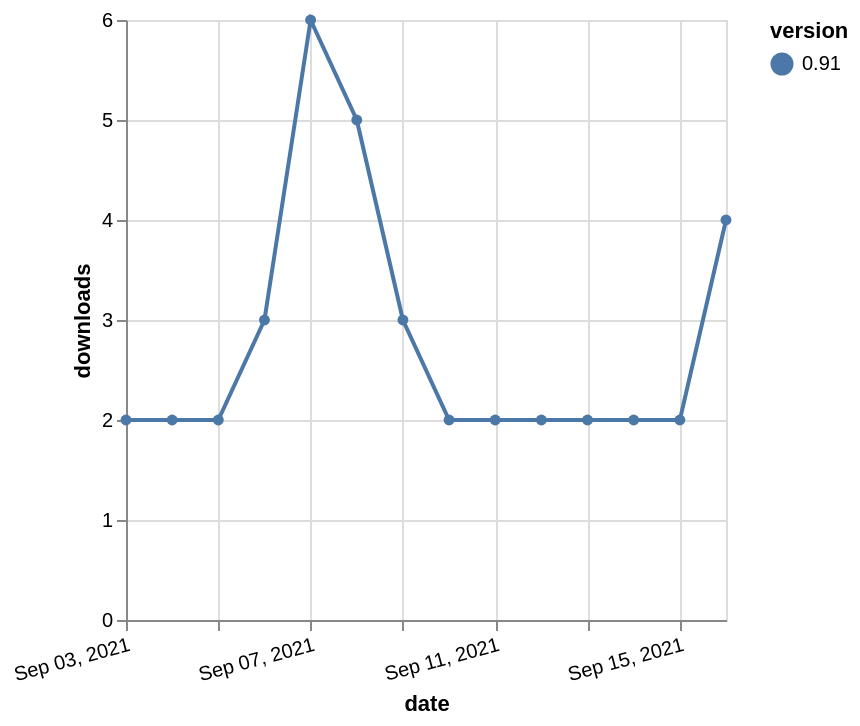

Describe this chart as a Vega-Lite specification.
### Vega-Lite specification from a JSON file in a GitHub repository (floating-point values rounded to 4 significant figures)
{"$schema": "https://vega.github.io/schema/vega-lite/v5.json", "description": "A simple bar chart with embedded data.", "data": {"values": [{"date": "2021-09-03", "total": 2295, "delta": 2, "version": "0.91"}, {"date": "2021-09-04", "total": 2297, "delta": 2, "version": "0.91"}, {"date": "2021-09-05", "total": 2299, "delta": 2, "version": "0.91"}, {"date": "2021-09-06", "total": 2302, "delta": 3, "version": "0.91"}, {"date": "2021-09-07", "total": 2308, "delta": 6, "version": "0.91"}, {"date": "2021-09-08", "total": 2313, "delta": 5, "version": "0.91"}, {"date": "2021-09-09", "total": 2316, "delta": 3, "version": "0.91"}, {"date": "2021-09-10", "total": 2318, "delta": 2, "version": "0.91"}, {"date": "2021-09-11", "total": 2320, "delta": 2, "version": "0.91"}, {"date": "2021-09-12", "total": 2322, "delta": 2, "version": "0.91"}, {"date": "2021-09-13", "total": 2324, "delta": 2, "version": "0.91"}, {"date": "2021-09-14", "total": 2326, "delta": 2, "version": "0.91"}, {"date": "2021-09-15", "total": 2328, "delta": 2, "version": "0.91"}, {"date": "2021-09-16", "total": 2332, "delta": 4, "version": "0.91"}]}, "width": "container", "mark": {"type": "line", "point": {"filled": true}}, "encoding": {"x": {"field": "date", "type": "temporal", "timeUnit": "yearmonthdate", "title": "date", "axis": {"labelAngle": -15}}, "y": {"field": "delta", "type": "quantitative", "title": "downloads"}, "color": {"field": "version", "type": "nominal"}, "tooltip": {"field": "delta"}}}
